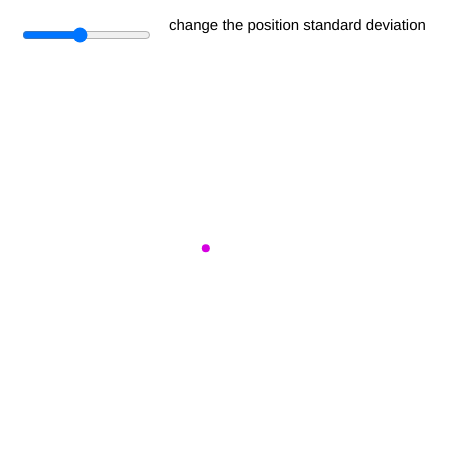
Frame 1 (no input)
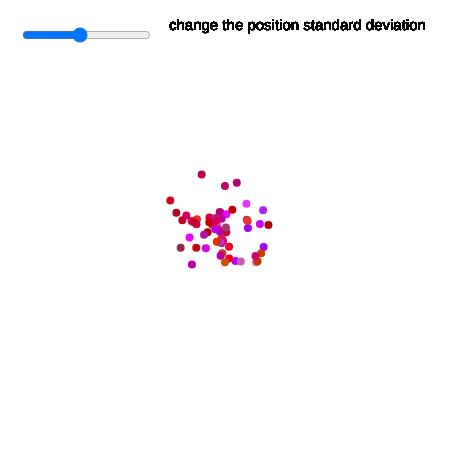
Frame 60 (no input)
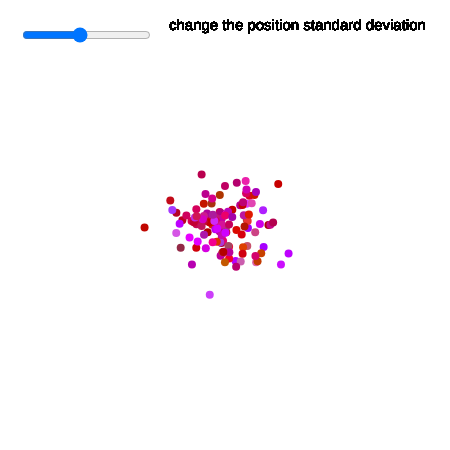
Frame 120 (the mouse pressed at the canvas centre since frame 60)

The p5.js sketch that drew these frames (run headless with seeded random() and noise() and a simulated clock; from frame 60 on, the mouse is pressed at the canvas centre):

// p5.js sketch
// ── sketch.js
/*
  Consider a simulation of paint splatter drawn as a collection of colored dots. 
  Most of the paint clusters around a central position, but some dots do splatter 
  out towards the edges. Can you use a normal distribution of random numbers to 
  generate the positions of the dots? Can you also use a normal distribution of 
  random numbers to generate a color palette? Try attaching a slider to standard 
  deviation.
*/

function setup() {
  createCanvas(450, 450);
  background(255);
  textSize(15);

  // create sliders
  sdSlider = createSlider(5, 50, 25);
  sdSlider.position(20, 25);
}

function draw() {
  //get 3 gaussian random numbers w/ mean of 0 and standard deviation of 1.0
  let r = randomGaussian();
  let g = randomGaussian();
  let b = randomGaussian();

  //define standard deviation and mean
  let sd = 20; let mean = 200;
  //scale by standard deviation and mean
  //also constrain to between (0,255) since we are dealing with color
  r = constrain((r * sd) + mean,0,255);

  //repeat for g & b
  sd = 50; mean = 0;
  g = constrain((g * sd) + mean,0,255);
  sd = 100; mean = 100;
  b = constrain((b * sd) + mean,0,255);

  //get more gaussian numbers, this time for position
  let xloc = randomGaussian();
  let yloc = randomGaussian();

  sd = sdSlider.value();
  mean = width/2;
  xloc = ( xloc * sd ) + mean;
  yloc = ( yloc * sd ) + mean;

  fill(0, 0, 0);
  text('change the position standard deviation', sdSlider.x * 2 + sdSlider.width, 30);

  //draw an ellipse with gaussian generated color and position
  noStroke();
  fill(r,g,b);
  ellipse(xloc,yloc,8,8);
}
